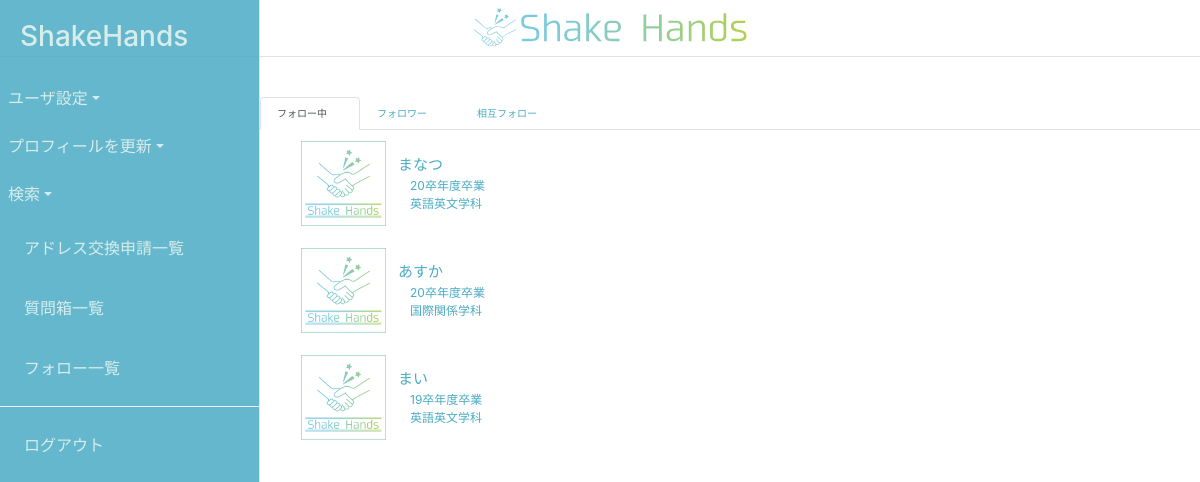
The app's page /friends/ (signed in) with its own data.
### accounts/models.py (models this page shows, shortened)
class User(AbstractBaseUser, PermissionsMixin):
    id = models.UUIDField(primary_key=True, default=uuid.uuid4, editable=False)
    email = models.EmailField(_('email address'), unique=True)
    first_name = models.CharField(_('first name'), max_length=30, blank=False)
    last_name = models.CharField(_('last name'), max_length=150, blank=False)
    is_staff = models.BooleanField(
        _('staff status'),
        default=False,
        help_text=_(
            'Designates whether the user can log into this admin site.'),
    )
    is_active = models.BooleanField(
        _('active'),
        default=True,
        help_text=_(
            'Designates whether this user should be treated as active. '
            'Unselect this instead of deleting accounts.'
        ),
    )
    date_joined = models.DateTimeField(_('date joined'), default=timezone.now)
    objects = UserManager()
    EMAIL_FIELD = 'email'
    USERNAME_FIELD = 'email'
    REQUIRED_FIELDS = []
    class Meta:
        verbose_name = _('user')
        verbose_name_plural = _('users')

class UserSetting(models.Model):
    user = models.OneToOneField(User, on_delete=models.CASCADE)
    display_name = models.CharField("表示名",max_length=50,blank=True)
    icon_pic = models.ImageField( "アイコン画像" , upload_to='images/', blank=True, null=True)
    graduation_year = models.IntegerField("卒業年(西暦下2桁)",blank=False,validators=[MinValueValidator(0),MaxValueValidator(99)])
    course = models.CharField("所属学科",max_length=2,choices=COURSE_CHOICES,blank=False)

### mypage/views.py (the view)
# urls.py: path('friends/', views.follower_list.as_view(), name='follower_list'),
class follower_list(LoginRequiredMixin, generic.TemplateView):
    template_name = 'mypage/friends_list.html'
    def get_context_data(self, **kwargs):
        context = super().get_context_data(**kwargs)
        login_user = self.request.user
        following = myfriend.objects.values('friend').filter(user=login_user)
        followed = myfriend.objects.values('user').filter(friend=login_user)
        following_and_followed = following.intersection(followed)
        context.update({
            'following':following,
            'followed':followed,
            'following_and_followed':following_and_followed,
        })
        return context
    def get(self, request, *args, **kwargs):
        return super(follower_list, self).get(request, *args, **kwargs)

### mypage/templates/mypage/friends_list.html (shortened to what this page needs)
{% extends "accounts/base.html" %}
{% load static %}
{% load utility %}
{% block class %}
<link href="{% static 'css/friend_list.css' %}" rel="stylesheet">
{% endblock %}
{% block content %}
<ul class="nav nav-tabs">
    <li class="nav-item">
        <a href="#tab1" class="nav-link navbar-default active" data-toggle="tab">フォロー中</a>
    </li>
    <li class="nav-item">
        <a href="#tab2" class="nav-link navbar-default" data-toggle="tab">フォロワー</a>
    </li>
    <li class="nav-item">
        <a href="#tab3" class="nav-link navbar-default" data-toggle="tab">相互フォロー</a>
    </li>
</ul>
<div class="tab-content">
    <div id="tab1" class="tab-pane active content_into_tab">
        {% for user in following %}
        {% with id=user.friend %}
        <div>
            <div class=profile_txt>
                <table class=tbl-plof>
                   <thead>
                        <tr>
                            <td><a href="{% url 'mypage:profile' id=id %}" style="display:block;width:100%;height:100%;"><img src="{{id|get_iconpic_url}}"></a></td>
                            <td id="name_f"><a href="{% url 'mypage:profile' id=id%}" style="font-size: 15px;" >{{ id|get_displayname }}</a><br>
                            <a href="{% url 'mypage:profile' id=id %}" >　{{ id|get_graduationyear }}年度卒業</a><br>
                            <a href="{% url 'mypage:profile' id=id %}" >　{{ id|get_course }}</a></td>
                        </tr>
                    </thead>
                </table>
            </div>
        </div>
        {% endwith %}
        {% endfor %}
    </div>
</div>
{% endblock %}

### accounts/static/css/base.css (style rules this page uses)
body { color: #555555; }
a.nav-link.navbar-default { color: #4aabc4; }
a { color: #4aabc4; }

### mypage/static/css/friend_list.css (style rules this page uses)
.nav-item { width: 100px; font-size: 10px; }
.tbl-plof { font-size: 12px; border: #58c7e0; margin-left: 30px; }
.tbl-plof td { text-align: center; }
img { line-height: 2.0em; width: 85px; margin: 10px; }
.tbl-plof a { text-decoration: none; }

### records on screen
User: following "まなつ", following "20卒", following "英語英文学科"
User: following "あすか", following "20卒", following "国際関係学科"
User: following "まい", following "19卒", following "英語英文学科"
